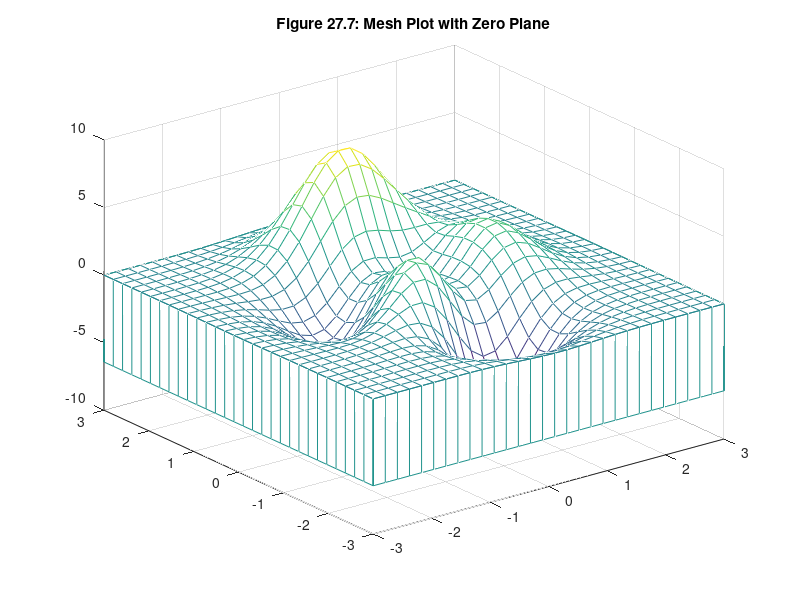

Write the MATLAB code that produced this figure.
% mm2707.m
[X,Y,Z] = peaks(30);
meshz(X,Y,Z)  % mesh plot with zero plane
title('Figure 27.7: Mesh Plot with Zero Plane')
